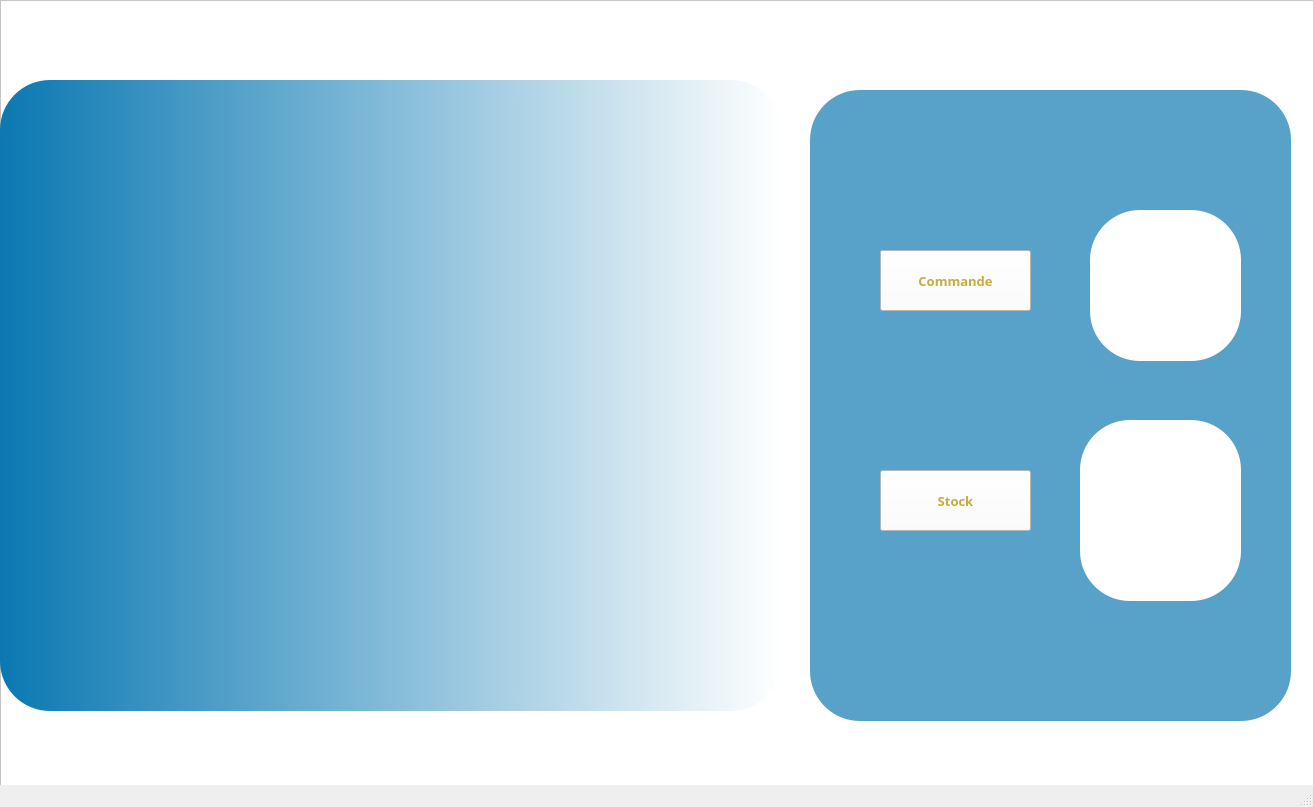
<?xml version="1.0" encoding="UTF-8"?>
<ui version="4.0">
 <class>MainWindow</class>
 <widget class="QMainWindow" name="MainWindow">
  <property name="geometry">
   <rect>
    <x>0</x>
    <y>0</y>
    <width>1313</width>
    <height>807</height>
   </rect>
  </property>
  <property name="windowTitle">
   <string>MainWindow</string>
  </property>
  <widget class="QWidget" name="centralwidget">
   <widget class="QFrame" name="frame">
    <property name="geometry">
     <rect>
      <x>0</x>
      <y>0</y>
      <width>1341</width>
      <height>941</height>
     </rect>
    </property>
    <property name="styleSheet">
     <string notr="true">background-color: rgb(255, 255, 255);</string>
    </property>
    <property name="frameShape">
     <enum>QFrame::StyledPanel</enum>
    </property>
    <property name="frameShadow">
     <enum>QFrame::Raised</enum>
    </property>
    <widget class="QWidget" name="widget" native="true">
     <property name="geometry">
      <rect>
       <x>20</x>
       <y>20</y>
       <width>201</width>
       <height>51</height>
      </rect>
     </property>
     <property name="font">
      <font>
       <pointsize>16</pointsize>
       <weight>50</weight>
       <bold>false</bold>
      </font>
     </property>
     <property name="styleSheet">
      <string notr="true">border-image: url(:/img/Logo_-_Maghreb_Steel_(1).jpg);
border-radius:50px;</string>
     </property>
    </widget>
    <widget class="QWidget" name="main1" native="true">
     <property name="geometry">
      <rect>
       <x>0</x>
       <y>80</y>
       <width>781</width>
       <height>631</height>
      </rect>
     </property>
     <property name="minimumSize">
      <size>
       <width>0</width>
       <height>381</height>
      </size>
     </property>
     <property name="font">
      <font>
       <pointsize>17</pointsize>
      </font>
     </property>
     <property name="styleSheet">
      <string notr="true">border-image: url(:/img/mains.jpeg);
background-color: qlineargradient(spread:pad, x1:0, y1:0, x2:1, y2:0, stop:0 rgba(10, 120, 178, 255), stop:1 rgba(255, 255, 255, 255));
border-radius:50px;</string>
     </property>
    </widget>
    <widget class="QLabel" name="label">
     <property name="geometry">
      <rect>
       <x>810</x>
       <y>90</y>
       <width>481</width>
       <height>631</height>
      </rect>
     </property>
     <property name="styleSheet">
      <string notr="true">background-color: rgb(88, 161, 200);
border-radius:50px;</string>
     </property>
     <property name="text">
      <string/>
     </property>
    </widget>
    <widget class="QTextEdit" name="textEdit_4">
     <property name="geometry">
      <rect>
       <x>1090</x>
       <y>210</y>
       <width>151</width>
       <height>151</height>
      </rect>
     </property>
     <property name="styleSheet">
      <string notr="true">border-image: url(:/img/ccccc.jpg);
border-radius:50px;</string>
     </property>
     <property name="html">
      <string>&lt;!DOCTYPE HTML PUBLIC &quot;-//W3C//DTD HTML 4.0//EN&quot; &quot;http://www.w3.org/TR/REC-html40/strict.dtd&quot;&gt;
&lt;html&gt;&lt;head&gt;&lt;meta name=&quot;qrichtext&quot; content=&quot;1&quot; /&gt;&lt;style type=&quot;text/css&quot;&gt;
p, li { white-space: pre-wrap; }
&lt;/style&gt;&lt;/head&gt;&lt;body style=&quot; font-family:'MS Shell Dlg 2'; font-size:8pt; font-weight:400; font-style:normal;&quot;&gt;
&lt;p style=&quot;-qt-paragraph-type:empty; margin-top:0px; margin-bottom:0px; margin-left:0px; margin-right:0px; -qt-block-indent:0; text-indent:0px;&quot;&gt;&lt;br /&gt;&lt;/p&gt;&lt;/body&gt;&lt;/html&gt;</string>
     </property>
    </widget>
    <widget class="QTextEdit" name="textEdit_5">
     <property name="geometry">
      <rect>
       <x>1080</x>
       <y>420</y>
       <width>161</width>
       <height>181</height>
      </rect>
     </property>
     <property name="styleSheet">
      <string notr="true">border-image: url(:/img/stock.png);
border-radius:50px;</string>
     </property>
    </widget>
    <widget class="QPushButton" name="pushButton_2">
     <property name="geometry">
      <rect>
       <x>880</x>
       <y>470</y>
       <width>151</width>
       <height>61</height>
      </rect>
     </property>
     <property name="font">
      <font>
       <family>Segoe Print</family>
       <pointsize>10</pointsize>
       <weight>75</weight>
       <bold>true</bold>
      </font>
     </property>
     <property name="styleSheet">
      <string notr="true">color: rgb(200, 170, 62);</string>
     </property>
     <property name="text">
      <string>Stock</string>
     </property>
    </widget>
    <widget class="QPushButton" name="pushButton">
     <property name="geometry">
      <rect>
       <x>880</x>
       <y>250</y>
       <width>151</width>
       <height>61</height>
      </rect>
     </property>
     <property name="font">
      <font>
       <family>Segoe Print</family>
       <pointsize>10</pointsize>
       <weight>75</weight>
       <italic>false</italic>
       <bold>true</bold>
      </font>
     </property>
     <property name="styleSheet">
      <string notr="true">color: rgb(200, 170, 62);</string>
     </property>
     <property name="text">
      <string>Commande</string>
     </property>
    </widget>
   </widget>
  </widget>
  <widget class="QStatusBar" name="statusbar"/>
 </widget>
 <resources>
  <include location="res.qrc"/>
 </resources>
 <connections/>
</ui>
